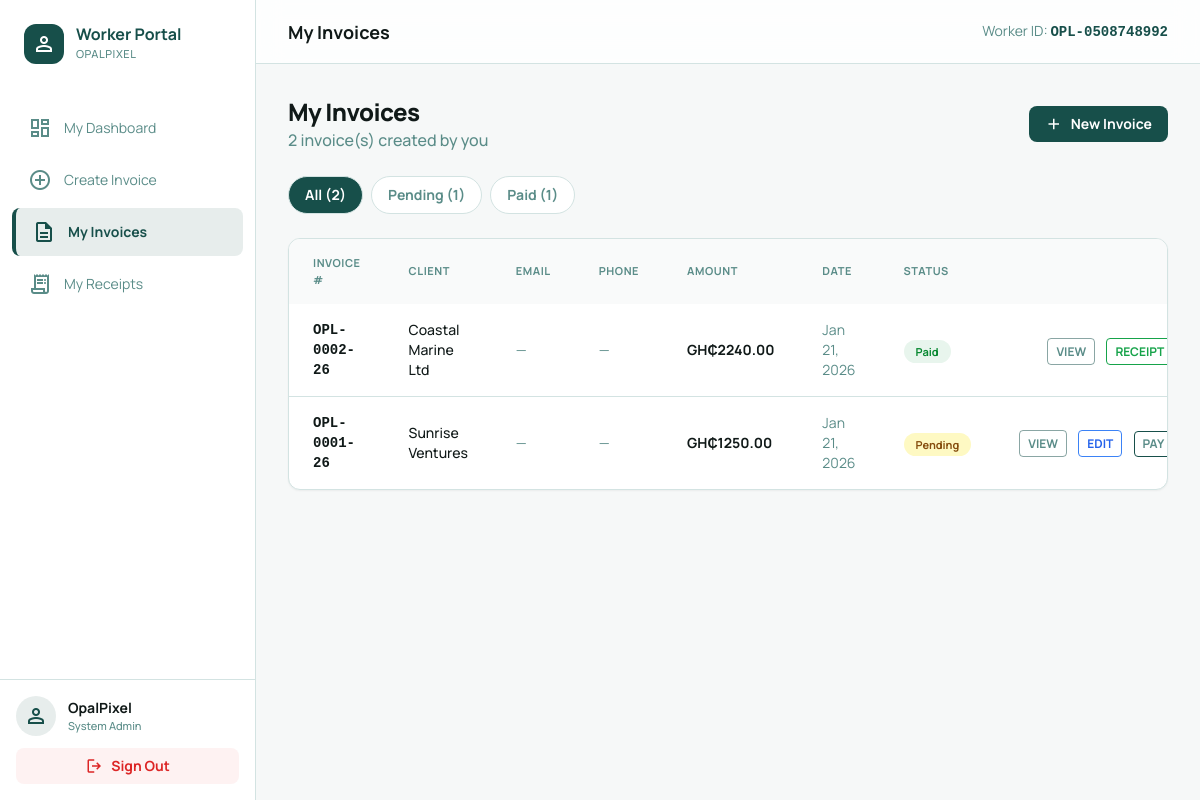
/worker/invoices (signed in), run on the app's committed database.
### models.py (models this page shows, shortened)
class User(UserMixin, db.Model):
    id = db.Column(db.Integer, primary_key=True)
    full_name = db.Column(db.String(100), nullable=False)
    worker_id = db.Column(db.String(50), unique=True, nullable=False)
    position = db.Column(db.String(50))
    nationality = db.Column(db.String(80))
    location = db.Column(db.String(150))
    address = db.Column(db.String(255))
    image_path = db.Column(db.String(255))
    role = db.Column(db.String(20), default='worker') # 'admin' or 'worker'
    password_hash = db.Column(db.String(128))

class Invoice(db.Model):
    id = db.Column(db.Integer, primary_key=True)
    invoice_number = db.Column(db.String(30), unique=True)
    client_name = db.Column(db.String(100), nullable=False)
    client_email = db.Column(db.String(120))
    client_phone = db.Column(db.String(30))
    client_address = db.Column(db.String(255))
    amount = db.Column(db.Float, nullable=False)
    tax_rate = db.Column(db.Float, default=0.0)
    tax_amount = db.Column(db.Float, default=0.0)
    status = db.Column(db.String(20), default='Pending') # Pending, Paid
    date_created = db.Column(db.DateTime, default=datetime.utcnow)
    due_date = db.Column(db.DateTime)
    user_id = db.Column(db.Integer, db.ForeignKey('user.id'), nullable=False)
    user = db.relationship('User', backref='invoices', lazy=True)
    items = db.relationship('InvoiceItem', backref='invoice', lazy=True)
    receipt = db.relationship('Receipt', backref='invoice', uselist=False, lazy=True)

### app.py (the view)
@app.route('/worker/invoices')
@login_required
def my_invoices():
    invoices = Invoice.query.filter_by(user_id=current_user.id).order_by(Invoice.date_created.desc()).all()
    return render_template('my_invoices.html', user=current_user, invoices=invoices)

### auth.py (called while the page is built)
@login_manager.user_loader
def load_user(user_id):
    return User.query.get(int(user_id))

### templates/my_invoices.html (shortened to what this page needs)
{% extends "base_worker.html" %}
{% block page_title %}My Invoices{% endblock %}
{% block content %}
<div class="max-w-6xl mx-auto">
  <div class="mb-6 flex flex-col sm:flex-row sm:items-center sm:justify-between gap-4">
    <div>
      <h2 class="text-2xl font-extrabold tracking-tight">My Invoices</h2>
      <p class="text-[#5a8c88] font-medium">{{ invoices|length }} invoice(s) created by you</p>
    </div>
    <a href="{{ url_for('create_invoice') }}" class="inline-flex items-center gap-2 bg-primary text-white px-4 py-2 rounded-lg font-bold text-sm hover:bg-primary/90 transition-colors">
      <span class="material-symbols-outlined text-[18px]">add</span>
      New Invoice
    </a>
  </div>
  <div class="flex flex-wrap gap-2 mb-6">
    <button onclick="filterInvoices('all')" class="filter-btn px-4 py-2 rounded-full text-sm font-bold border border-[#d3e3e2] dark:border-[#2a3a39] bg-primary text-white" data-filter="all">
      All ({{ invoices|length }})
    </button>
    <button onclick="filterInvoices('Pending')" class="filter-btn px-4 py-2 rounded-full text-sm font-bold border border-[#d3e3e2] dark:border-[#2a3a39] bg-white dark:bg-[#1a2b2a] text-[#5a8c88] hover:border-primary" data-filter="Pending">
      Pending ({{ invoices|selectattr('status', 'equalto', 'Pending')|list|length }})
    </button>
    <button onclick="filterInvoices('Paid')" class="filter-btn px-4 py-2 rounded-full text-sm font-bold border border-[#d3e3e2] dark:border-[#2a3a39] bg-white dark:bg-[#1a2b2a] text-[#5a8c88] hover:border-primary" data-filter="Paid">
      Paid ({{ invoices|selectattr('status', 'equalto', 'Paid')|list|length }})
    </button>
  </div>
  <div class="bg-white dark:bg-[#1a2b2a] rounded-xl border border-[#d3e3e2] dark:border-[#2a3a39] shadow-sm overflow-hidden">
    <div class="overflow-x-auto">
      <table class="w-full text-left">
        <thead class="bg-[#f9fafa] dark:bg-[#233534] text-[#5a8c88] text-[11px] font-bold uppercase tracking-wider">
          <tr>
            <th class="px-6 py-4">Invoice #</th>
            <th class="px-6 py-4">Client</th>
            <th class="px-6 py-4">Email</th>
            <th class="px-6 py-4">Phone</th>
            <th class="px-6 py-4">Amount</th>
            <th class="px-6 py-4">Date</th>
            <th class="px-6 py-4">Status</th>
            <th class="px-6 py-4"></th>
          </tr>
        </thead>
        <tbody class="divide-y divide-[#d3e3e2] dark:divide-[#2a3a39]" id="invoicesBody">
          {% for invoice in invoices %}
          <tr class="invoice-row hover:bg-gray-50 dark:hover:bg-[#233534]/50 transition-colors" data-status="{{ invoice.status }}">
            <td class="px-6 py-4 font-bold text-sm font-mono">{{ invoice.invoice_number or ('#INV-' ~ invoice.id) }}</td>
            <td class="px-6 py-4 text-sm font-medium">{{ invoice.client_name }}</td>
            <td class="px-6 py-4 text-sm text-[#5a8c88]">{{ invoice.client_email or '—' }}</td>
            <td class="px-6 py-4 text-sm text-[#5a8c88]">{{ invoice.client_phone or '—' }}</td>
            <td class="px-6 py-4 font-bold text-sm">GH₵{{ "%.2f"|format(invoice.amount) }}</td>
            <td class="px-6 py-4 text-sm text-[#5a8c88]">{{ invoice.date_created.strftime('%b %d, %Y') }}</td>
            <td class="px-6 py-4">
              {% if invoice.status == 'Paid' %}
                <span class="px-3 py-1 bg-[#e8f5ed] text-[#078830] text-[11px] font-bold rounded-full">Paid</span>
              {% else %}
                <span class="px-3 py-1 bg-yellow-100 text-yellow-800 text-[11px] font-bold rounded-full">{{ invoice.status }}</span>
              {% endif %}
            </td>
            <td class="px-6 py-4 text-right space-x-2 whitespace-nowrap">
              <a href="{{ url_for('view_invoice', invoice_id=invoice.id) }}" class="text-[#5a8c88] hover:text-primary font-bold text-xs border border-primary/50 px-2 py-1 rounded">VIEW</a>
              {% if invoice.status != 'Paid' %}
                <a href="{{ url_for('edit_invoice', invoice_id=invoice.id) }}" class="text-[#5a8c88] hover:text-primary font-bold text-xs border border-blue-500 text-blue-600 px-2 py-1 rounded">EDIT</a>
                <form action="{{ url_for('pay_invoice', invoice_id=invoice.id) }}" method="POST" style="display:inline;">
                  <button type="submit" class="text-[#5a8c88] hover:text-primary font-bold text-xs border border-primary px-2 py-1 rounded">PAY</button>
                </form>
              {% else %}
                <a href="{{ url_for('view_receipt', invoice_id=invoice.id) }}" class="text-green-600 hover:text-green-700 font-bold text-xs border border-green-600 px-2 py-1 rounded">RECEIPT</a>
              {% endif %}
            </td>
          </tr>
          {% endfor %}
        </tbody>
      </table>
    </div>
  </div>
</div>
{% endblock %}

### templates/base_worker.html (shortened to what this page needs)
<!DOCTYPE html>
<html lang="en" class="light">
<head>
  <script src="https://cdn.tailwindcss.com?plugins=forms,container-queries"></script>
  <script id="tailwind-config">
    tailwind.config = {
      darkMode: "class",
      theme: {
        extend: {
          colors: {
            primary: "#174f4a",
            accent: "#F4B393",
            "background-light": "#f6f8f8",
            "background-dark": "#131f1e",
          },
          fontFamily: {
            display: ["Manrope", "sans-serif"],
          },
        },
      },
    };
  </script>
</head>
<body class="bg-background-light dark:bg-background-dark text-[#101918] dark:text-[#f9fbfb] min-h-screen flex overflow-hidden">
  <aside class="w-64 border-r border-[#d3e3e2] dark:border-[#2a3a39] bg-white dark:bg-[#1a2b2a] flex flex-col h-screen shrink-0">
    <div class="p-6 flex items-center gap-3">
      <div class="size-10 rounded-xl bg-primary flex items-center justify-center text-white">
        <span class="material-symbols-outlined">person</span>
      </div>
      <div>
        <h1 class="text-primary dark:text-[#f9fbfb] text-base font-bold leading-none">Worker Portal</h1>
        <p class="text-[#5a8c88] text-[11px] font-medium uppercase tracking-wider mt-1">OpalPixel</p>
      </div>
    </div>
    <nav class="flex-1 px-3 py-4 space-y-1">
      <a class="flex items-center gap-3 px-4 py-3 rounded-lg text-[#5a8c88] hover:bg-gray-50 dark:hover:bg-[#233534] transition-colors {{ 'active-nav text-primary font-bold' if request.endpoint == 'worker_dashboard' else '' }}" href="{{ url_for('worker_dashboard') }}">
        <span class="material-symbols-outlined">dashboard</span><span class="text-sm">My Dashboard</span>
      </a>
      <a class="flex items-center gap-3 px-4 py-3 rounded-lg text-[#5a8c88] hover:bg-gray-50 dark:hover:bg-[#233534] transition-colors {{ 'active-nav text-primary font-bold' if request.endpoint == 'create_invoice' else '' }}" href="{{ url_for('create_invoice') }}">
        <span class="material-symbols-outlined">add_circle</span><span class="text-sm">Create Invoice</span>
      </a>
      <a class="flex items-center gap-3 px-4 py-3 rounded-lg text-[#5a8c88] hover:bg-gray-50 dark:hover:bg-[#233534] transition-colors {{ 'active-nav text-primary font-bold' if request.endpoint == 'my_invoices' else '' }}" href="{{ url_for('my_invoices') }}">
        <span class="material-symbols-outlined">description</span><span class="text-sm">My Invoices</span>
      </a>
      <a class="flex items-center gap-3 px-4 py-3 rounded-lg text-[#5a8c88] hover:bg-gray-50 dark:hover:bg-[#233534] transition-colors {{ 'active-nav text-primary font-bold' if request.endpoint == 'my_receipts' else '' }}" href="{{ url_for('my_receipts') }}">
        <span class="material-symbols-outlined">receipt_long</span><span class="text-sm">My Receipts</span>
      </a>
    </nav>
    <div class="p-4 mt-auto border-t border-[#d3e3e2] dark:border-[#2a3a39]">
      <div class="flex items-center gap-3 mb-3">
        {% if user.image_path %}
        <img src="{{ url_for('static', filename=user.image_path) }}" alt="Profile" class="size-10 rounded-full object-cover border-2 border-primary/30">
        {% else %}
        <div class="size-10 rounded-full bg-primary/10 flex items-center justify-center">
          <span class="material-symbols-outlined text-primary">person</span>
        </div>
        {% endif %}
        <div class="flex-1 min-w-0">
          <p class="text-sm font-bold truncate">{{ user.full_name }}</p>
          <p class="text-[11px] text-[#5a8c88] font-medium truncate">{{ user.position or 'Worker' }}</p>
        </div>
      </div>
      <a href="{{ url_for('auth.logout') }}" class="w-full bg-red-50 text-red-600 py-2 rounded-lg font-bold text-sm flex items-center justify-center gap-2 hover:bg-red-100 transition-colors">
        <span class="material-symbols-outlined text-[18px]">logout</span>
        Sign Out
      </a>
    </div>
  </aside>
  <main class="flex-1 flex flex-col overflow-hidden h-screen">
    <header class="h-16 border-b border-[#d3e3e2] dark:border-[#2a3a39] bg-white/80 dark:bg-[#1a2b2a]/80 backdrop-blur-md px-8 flex items-center justify-between z-10">
      <div class="flex items-center gap-4">
        <h2 class="text-lg font-bold">{% block page_title %}Dashboard{% endblock %}</h2>
      </div>
      <div class="flex items-center gap-4">
        <span class="text-sm text-[#5a8c88]">Worker ID: <span class="font-mono font-bold text-primary">{{ user.worker_id }}</span></span>
      </div>
    </header>
    <div id="dashboardContent" class="flex-1 overflow-y-auto p-8 custom-scrollbar dashboard-scroll">
      {% block content %}{% endblock %}
    </div>
  </main>
</body>
</html>

### templates/base_worker.html (style rules this page uses)
body { font-family: 'Manrope', sans-serif; }
.material-symbols-outlined { font-variation-settings: 'FILL' 0, 'wght' 400, 'GRAD' 0, 'opsz' 24; }
.active-nav { background-color: rgba(23, 79, 74, 0.1); border-left: 4px solid #174f4a; }
.dashboard-scroll { max-height: calc(100vh - 64px); }

### data on the page
User: full_name "OpalPixel", position "System Admin", worker_id "OPL-0508748992"
Invoice: invoice_number "OPL-0002-26", client_name "Coastal Marine Ltd", client_email "—", client_phone "—", amount "2240.00", date_created "Jan 21, 2026", status "Paid"
Invoice: invoice_number "OPL-0001-26", client_name "Sunrise Ventures", client_email "—", client_phone "—", amount "1250.00", date_created "Jan 21, 2026", status "Pending"

### other printed values
{{ invoices|length }} "2"
{{ invoices|selectattr('status', 'equalto', 'Pending')|list|length }} "1"
{{ invoices|selectattr('status', 'equalto', 'Paid')|list|length }} "1"
